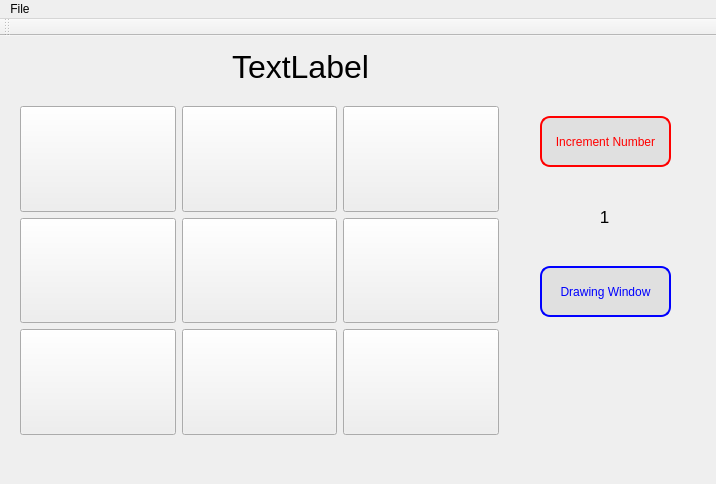
<?xml version="1.0" encoding="UTF-8"?>
<ui version="4.0">
 <class>MainWindow</class>
 <widget class="QMainWindow" name="MainWindow">
  <property name="geometry">
   <rect>
    <x>0</x>
    <y>0</y>
    <width>716</width>
    <height>484</height>
   </rect>
  </property>
  <property name="sizePolicy">
   <sizepolicy hsizetype="Fixed" vsizetype="Fixed">
    <horstretch>0</horstretch>
    <verstretch>0</verstretch>
   </sizepolicy>
  </property>
  <property name="windowTitle">
   <string>MainWindow</string>
  </property>
  <widget class="QWidget" name="centralWidget">
   <widget class="QWidget" name="gridLayoutWidget">
    <property name="geometry">
     <rect>
      <x>9</x>
      <y>59</y>
      <width>501</width>
      <height>351</height>
     </rect>
    </property>
    <layout class="QGridLayout" name="gridLayout">
     <property name="sizeConstraint">
      <enum>QLayout::SetMaximumSize</enum>
     </property>
     <item row="2" column="0">
      <widget class="QPushButton" name="pushButton20">
       <property name="sizePolicy">
        <sizepolicy hsizetype="Expanding" vsizetype="Expanding">
         <horstretch>0</horstretch>
         <verstretch>0</verstretch>
        </sizepolicy>
       </property>
       <property name="font">
        <font>
         <pointsize>16</pointsize>
        </font>
       </property>
       <property name="text">
        <string/>
       </property>
      </widget>
     </item>
     <item row="0" column="1">
      <widget class="QPushButton" name="pushButton01">
       <property name="sizePolicy">
        <sizepolicy hsizetype="Expanding" vsizetype="Expanding">
         <horstretch>0</horstretch>
         <verstretch>0</verstretch>
        </sizepolicy>
       </property>
       <property name="font">
        <font>
         <pointsize>16</pointsize>
        </font>
       </property>
       <property name="text">
        <string/>
       </property>
      </widget>
     </item>
     <item row="0" column="0">
      <widget class="QPushButton" name="pushButton00">
       <property name="sizePolicy">
        <sizepolicy hsizetype="Expanding" vsizetype="Expanding">
         <horstretch>0</horstretch>
         <verstretch>0</verstretch>
        </sizepolicy>
       </property>
       <property name="font">
        <font>
         <pointsize>16</pointsize>
        </font>
       </property>
       <property name="layoutDirection">
        <enum>Qt::LeftToRight</enum>
       </property>
       <property name="text">
        <string/>
       </property>
      </widget>
     </item>
     <item row="0" column="2">
      <widget class="QPushButton" name="pushButton02">
       <property name="sizePolicy">
        <sizepolicy hsizetype="Expanding" vsizetype="Expanding">
         <horstretch>0</horstretch>
         <verstretch>0</verstretch>
        </sizepolicy>
       </property>
       <property name="font">
        <font>
         <pointsize>16</pointsize>
        </font>
       </property>
       <property name="text">
        <string/>
       </property>
      </widget>
     </item>
     <item row="1" column="0">
      <widget class="QPushButton" name="pushButton10">
       <property name="sizePolicy">
        <sizepolicy hsizetype="Expanding" vsizetype="Expanding">
         <horstretch>0</horstretch>
         <verstretch>0</verstretch>
        </sizepolicy>
       </property>
       <property name="font">
        <font>
         <pointsize>16</pointsize>
        </font>
       </property>
       <property name="text">
        <string/>
       </property>
      </widget>
     </item>
     <item row="2" column="1">
      <widget class="QPushButton" name="pushButton21">
       <property name="sizePolicy">
        <sizepolicy hsizetype="Expanding" vsizetype="Expanding">
         <horstretch>0</horstretch>
         <verstretch>0</verstretch>
        </sizepolicy>
       </property>
       <property name="font">
        <font>
         <pointsize>16</pointsize>
        </font>
       </property>
       <property name="text">
        <string/>
       </property>
      </widget>
     </item>
     <item row="1" column="1">
      <widget class="QPushButton" name="pushButton11">
       <property name="sizePolicy">
        <sizepolicy hsizetype="Expanding" vsizetype="Expanding">
         <horstretch>0</horstretch>
         <verstretch>0</verstretch>
        </sizepolicy>
       </property>
       <property name="font">
        <font>
         <pointsize>16</pointsize>
        </font>
       </property>
       <property name="text">
        <string/>
       </property>
      </widget>
     </item>
     <item row="1" column="2">
      <widget class="QPushButton" name="pushButton12">
       <property name="sizePolicy">
        <sizepolicy hsizetype="Expanding" vsizetype="Expanding">
         <horstretch>0</horstretch>
         <verstretch>0</verstretch>
        </sizepolicy>
       </property>
       <property name="font">
        <font>
         <pointsize>16</pointsize>
        </font>
       </property>
       <property name="text">
        <string/>
       </property>
      </widget>
     </item>
     <item row="2" column="2">
      <widget class="QPushButton" name="pushButton_9">
       <property name="sizePolicy">
        <sizepolicy hsizetype="Expanding" vsizetype="Expanding">
         <horstretch>0</horstretch>
         <verstretch>0</verstretch>
        </sizepolicy>
       </property>
       <property name="font">
        <font>
         <pointsize>16</pointsize>
        </font>
       </property>
       <property name="text">
        <string/>
       </property>
      </widget>
     </item>
    </layout>
   </widget>
   <widget class="QLabel" name="label">
    <property name="geometry">
     <rect>
      <x>0</x>
      <y>10</y>
      <width>601</width>
      <height>41</height>
     </rect>
    </property>
    <property name="sizePolicy">
     <sizepolicy hsizetype="Expanding" vsizetype="Expanding">
      <horstretch>0</horstretch>
      <verstretch>0</verstretch>
     </sizepolicy>
    </property>
    <property name="font">
     <font>
      <pointsize>24</pointsize>
     </font>
    </property>
    <property name="text">
     <string>TextLabel</string>
    </property>
    <property name="scaledContents">
     <bool>true</bool>
    </property>
    <property name="alignment">
     <set>Qt::AlignCenter</set>
    </property>
   </widget>
   <widget class="QPushButton" name="pushButton">
    <property name="geometry">
     <rect>
      <x>540</x>
      <y>80</y>
      <width>131</width>
      <height>51</height>
     </rect>
    </property>
    <property name="styleSheet">
     <string notr="true">QPushButton#pushButton {
	color:red;
	border-radius: 10px;
	border: 2px solid red;
	background-color: #e0e0e0;
}

QPushButton#pushButton:hover {
	background-color: #f4f4f4
}</string>
    </property>
    <property name="text">
     <string>Increment Number</string>
    </property>
   </widget>
   <widget class="QLabel" name="number">
    <property name="geometry">
     <rect>
      <x>564</x>
      <y>160</y>
      <width>81</width>
      <height>41</height>
     </rect>
    </property>
    <property name="font">
     <font>
      <pointsize>13</pointsize>
     </font>
    </property>
    <property name="text">
     <string>1</string>
    </property>
    <property name="alignment">
     <set>Qt::AlignCenter</set>
    </property>
   </widget>
   <widget class="QPushButton" name="drawingWindowBtn">
    <property name="geometry">
     <rect>
      <x>540</x>
      <y>230</y>
      <width>131</width>
      <height>51</height>
     </rect>
    </property>
    <property name="styleSheet">
     <string notr="true">QPushButton#drawingWindowBtn {
	color:blue;
	border-radius: 10px;
	border: 2px solid blue;
	background-color: #e0e0e0;
}

QPushButton#drawingWindowBtn:hover {
	background-color: #f4f4f4
}</string>
    </property>
    <property name="text">
     <string>Drawing Window</string>
    </property>
   </widget>
  </widget>
  <widget class="QMenuBar" name="menuBar">
   <property name="geometry">
    <rect>
     <x>0</x>
     <y>0</y>
     <width>716</width>
     <height>26</height>
    </rect>
   </property>
   <property name="autoFillBackground">
    <bool>false</bool>
   </property>
   <widget class="QMenu" name="menuFile">
    <property name="title">
     <string>File</string>
    </property>
    <addaction name="actionOpen"/>
   </widget>
   <addaction name="menuFile"/>
  </widget>
  <widget class="QToolBar" name="mainToolBar">
   <attribute name="toolBarArea">
    <enum>TopToolBarArea</enum>
   </attribute>
   <attribute name="toolBarBreak">
    <bool>false</bool>
   </attribute>
  </widget>
  <widget class="QStatusBar" name="statusBar">
   <property name="statusTip">
    <string>Status Tip</string>
   </property>
   <property name="sizeGripEnabled">
    <bool>false</bool>
   </property>
  </widget>
  <action name="actionOpen">
   <property name="text">
    <string>Open</string>
   </property>
  </action>
 </widget>
 <layoutdefault spacing="6" margin="11"/>
 <resources/>
 <connections/>
</ui>
